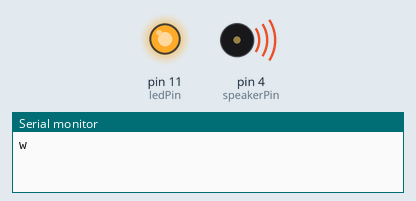
Recording of a sketch running on a simulated Arduino Uno, built with avr-gcc and run on an emulated ATmega328P. On the bench: output pins drawn as LEDs (lit = HIGH), buzzer (waves = sounding), the last lines printed to the serial monitor.

Above: at 0.3 s.
At 25.7 s:
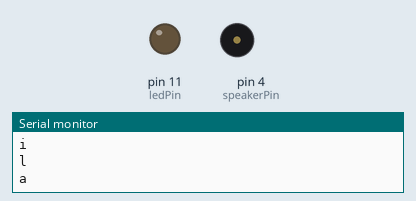
Timing chart, 0 to 31.5 s (numbered marks = the images above):
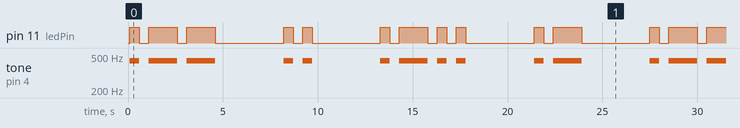

Measured:
- by itself, pin 11 (ledPin): moves between LOW and HIGH, repeating every 27.4 s
- by itself, tone on pin 4 (speakerPin): plays 440 Hz for 0.50 s, 440 Hz for 1.5 s, 440 Hz for 1.5 s, 440 Hz for 0.50 s, 440 Hz for 0.50 s, 440 Hz for 0.50 s … (53 notes in this stretch)

The sketch:

Beacon230121.ino
```cpp
#include <string>

// define global variables
const byte ledPin = 11;     // the pin the LED is connected to
const byte speakerPin = 4;  // the pin the speaker is connected to
int duration_on;            // a variable for how long the tone and LED are on
int duration_off;           // a variable for how long the tone and LED are off
int beeplength;
char chartosend[5] = "wila";// "NO CAPS!!" workaround implemented 2023-05-19 by isaac-silversat

void setup() {
  Serial.begin(57600);
  // set up the LED pin as a GPIO output
  pinMode(ledPin, OUTPUT);

  // set the duration variables.
  duration_on = 500;
  duration_off = 500;


}  // end of the setup function

void beep() {

  tone(speakerPin, 440);
  digitalWrite(ledPin, HIGH);
  delay(duration_on);

  // Turn off the tone and the LED, then delay for duration_off
  noTone(speakerPin);
  digitalWrite(ledPin, LOW);
  delay(duration_off);
}

void morse(int timescale = 1) {

  tone(speakerPin, 440);
  digitalWrite(ledPin, HIGH);
  delay(duration_on * timescale);

  // Turn off the tone and the LED, then delay for duration_off
  noTone(speakerPin);
  digitalWrite(ledPin, LOW);
  delay(duration_off);
}

void loop() {
  for (int i = 0; i < 4; i++) {
    Serial.println(chartosend[i]);
    delay(100);

    switch (tolower(chartosend[i])) {
      case 'a':
        morse();
        morse(3);
        break;
      case 'b':
        morse(3);
        morse();
        morse();
        morse();
        break;
      case 'c':
        morse(3);
        morse();
        morse(3);
        morse();
        break;
      case 'd':
        morse(3);
        morse();
        morse();
        break;
      case 'e':
        morse();
        break;
      case 'f':
        morse();
        morse();
        morse(3);
        morse();
        break;
      case 'g':
        morse(3);
        morse(3);
        morse();
        break;
      case 'h':
        morse();
        morse();
        morse();
        morse();
        break;
      case 'i':
        morse();
        morse();
        break;
      case 'j':
        morse();
        morse(3);
        morse(3);
        morse(3);
        break;
      case 'k':
        morse(3);
        morse();
        morse(3);
        break;
      case 'l':
        morse();
        morse(3);
        morse();
        morse();
        break;
      case 'm':
        morse(3);
        morse(3);
        break;
      case 'n':
        morse(3);
        morse();
        break;
      case 'o':
        morse(3);
        morse(3);
        morse(3);
        break;
      case 'p':
        morse();
        morse(3);
        morse(3);
        morse();
        break;
      case 'q':
        morse(3);
        morse(3);
        morse();
        morse(3);
        break;
      case 'r':
        morse();
        morse(3);
        morse();
        break;
      case 's':
        morse();
        morse();
        morse();
        break;
      case 't':
        morse(3);
        break;
      case 'u':
        morse();
        morse();
        morse(3);
        break;
      case 'v':
        morse();
        morse();
        morse();
        morse(3);
        break;
      case 'W':
      case 'w':
        morse();
        morse(3);
        morse(3);
        break;
      case 'x':
        morse(3);
        morse();
        morse();
        morse(3);
        break;
      case 'y':
        morse(3);
        morse();
        morse(3);
        morse(3);
        break;
      case 'z':
        morse(3);
        morse(3);
        morse();
        morse();
        break;
    }

    delay(3000);
  }

}  // end of the loop function
```
